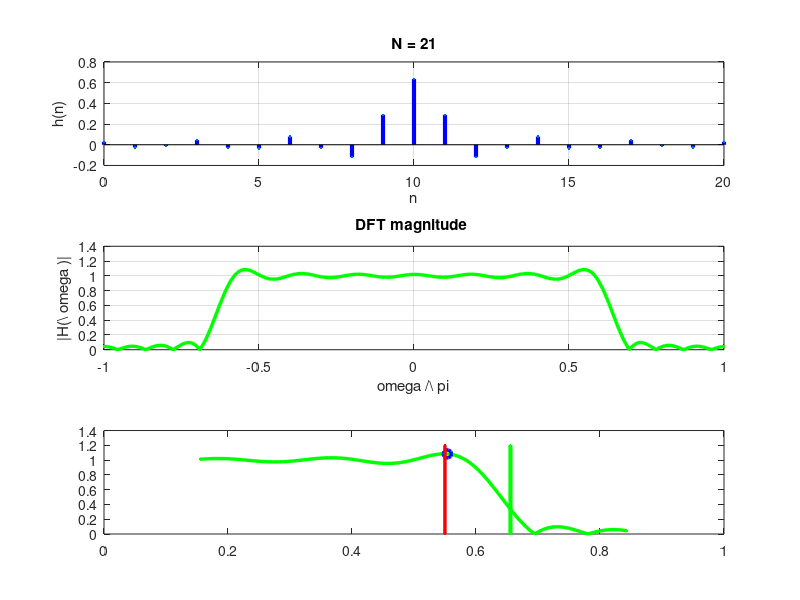

Reproduce this figure in MATLAB. (Note: this script raises an error after producing the figure.)
Ns = [21 , 101];
 w_cutoff = 2;
 Nfft = 512;
 tolerance = 1*exp(-1); % Works well for Nfft =512
 Hs = zeros (2, Nfft );
 for i = 1:2
 n = 0: Ns(i) -1;
 h = ( w_cutoff /pi)* sinc (( w_cutoff /pi)*(n - (Ns(i) -1) /2));
 
 figure (i);
 subplot (3 ,1 ,1);
 stem (n,h,'LineWidth', 3,'Marker', '.', 'Color', 'b'); title ( sprintf ('N = %d',Ns(i)));
 xlabel ('n'); ylabel ('h(n)'); grid on;
 
 subplot (3 ,1 ,2);
 Hs(i ,:) = abs ( fftshift (fft (h, Nfft )));
 ws = linspace (-1,1, Nfft );
 plot (ws ,Hs(i ,:),'LineWidth', 2.5,'Marker', '.', 'Color', 'g'); 
 title ('DFT magnitude '); 
 grid on;
 xlabel (' omega /\ pi '); ylabel ('|H(\ omega )|');
 
 subplot (3 ,1 ,3);
 % Right hand sided frequency and magnitude array
 ws_rhs = ws( Nfft /2 + 40 :end -40);
 H_rhs = Hs(i, Nfft /2 + 40 : end -40);
 
% Calculating the index of cutoff , stop band and pass band with -
 %to the right hand sided frequecy array ( ws_rhs )
 [Hmax , idx_pb ] = max( H_rhs );
 idx_sb = find ( H_rhs < tolerance ,1) ;
 idx_cutoff = idx_pb + find ( abs ( H_rhs ( idx_pb : idx_pb +50) - Hmax / sqrt(2))<tolerance,1);
 
 plot (ws_rhs , H_rhs ,'LineWidth', 2.5,'Marker', '.', 'Color', 'g'); hold on;
 plot ( ws_rhs ( idx_cutoff ), H_rhs ( idx_cutoff ),'o','LineWidth', 2.5 ,'Color', 'b'); hold on;
 
plot ( ones (1 ,2)* ws_rhs ( idx_sb ), [0 ,1.2] ,'LineWidth', 3,'Marker', '.', 'Color', 'g');
hold on;
plot ( ones (1 ,2)* ws_rhs ( idx_pb ), [0 ,1.2] ,'LineWidth', 2.5,'Marker', '.', 'Color', 'r');
 
txt1 = ' leftarrow Passband rightarrow ';
text( ws_rhs (idx_pb -5) ,0.5, txt1 ,'HorizontalAlignment','right ');
txt2 = ' leftarrow Stopband rightarrow ';
text( ws_rhs ( idx_sb +5) , 0.5 , txt2 );
 
title ('Indicating  omega_ {pb},  omega_ {sb},  omega_c '); 
grid on;
xlabel (' omega pi '); ylabel ('|H( omega )|');
xlim([ws_rhs(1), ws_rhs(end)]);
end
figure (3) ;
for i = 1:2
magdB = 20* log10 (abs( fftshift ( fft (Hs(i ,:) ,Nfft ))));
subplot (2 ,1,i);
plot ( linspace (-1,1, Nfft ),magdB,'LineWidth', 2.5,'Marker', '.', 'Color', 'r'); grid on;
title ( sprintf ('DFT dB magnitude with N = %d', Ns(i)));
xlabel (' omega pi '); ylabel ('20log |W(e^(i*omega )|');
end
